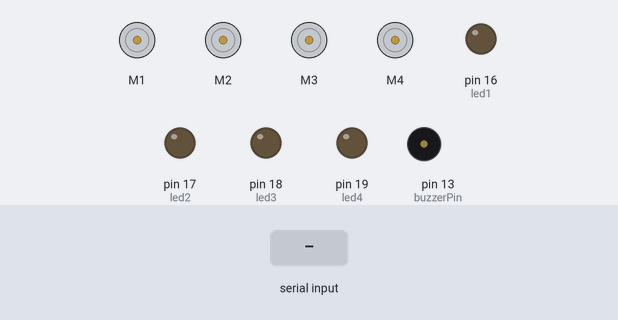
Bench run of a sketch on a simulated Arduino Uno, built with avr-gcc and run on an emulated ATmega328P. Parts: 4 × DC motor (green arrow = forward, orange = backward, longer = faster), output pins drawn as LEDs (lit = HIGH), buzzer (waves = sounding). Inputs (shaded band) come from the test bench. Pins used as bus, display or sensor lines are not drawn.

Above: at 1.2 s.
1.3 s: "V" received over Serial
At 2.3 s:
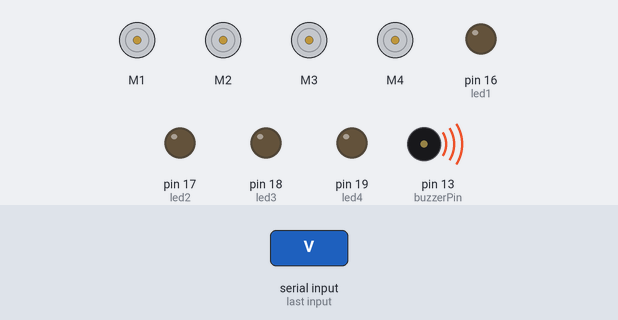
4.3 s: byte 87 ('W') received over Serial
At 4.7 s:
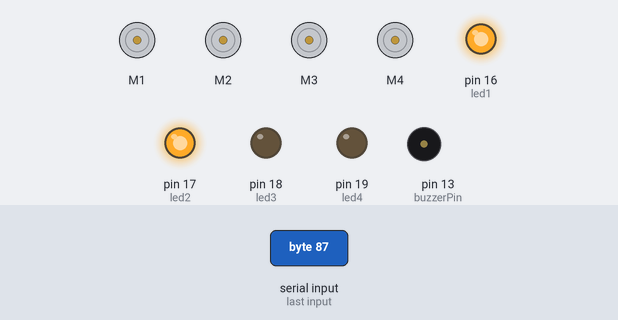
5.8 s: byte 85 ('U') received over Serial
At 7.0 s:
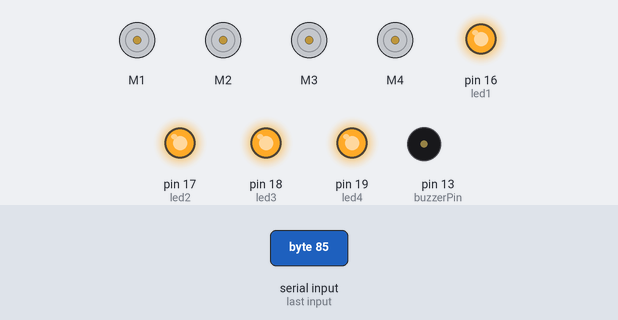
7.3 s: byte 119 ('w') received over Serial
At 8.2 s:
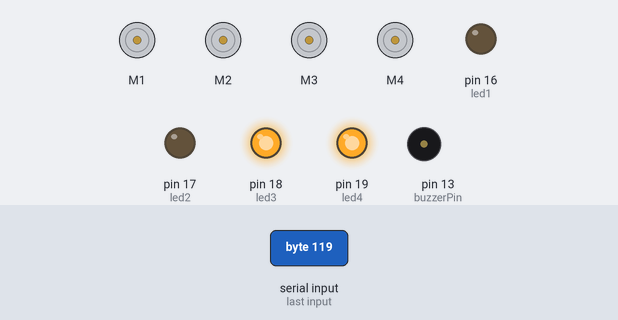
8.8 s: "F" received over Serial
At 9.3 s:
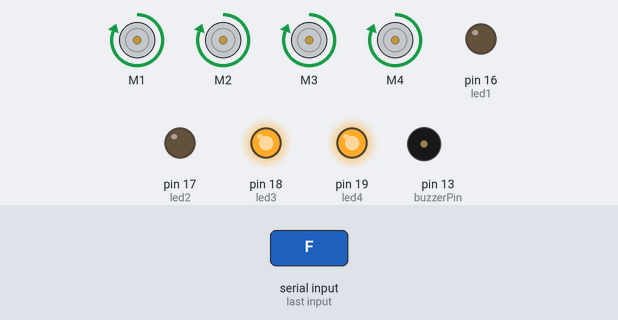
10.3 s: "G" received over Serial
At 11.6 s:
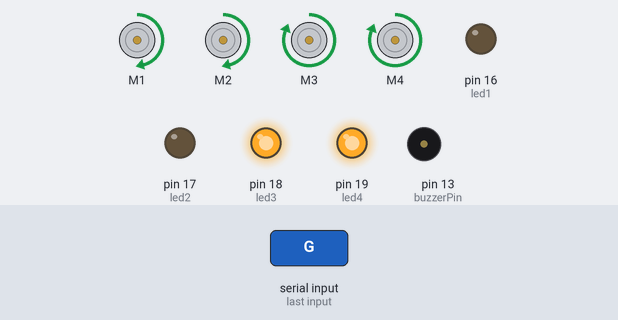
Timing chart, 0 to 12.8 s (numbered marks = the images above; inputs shaded):
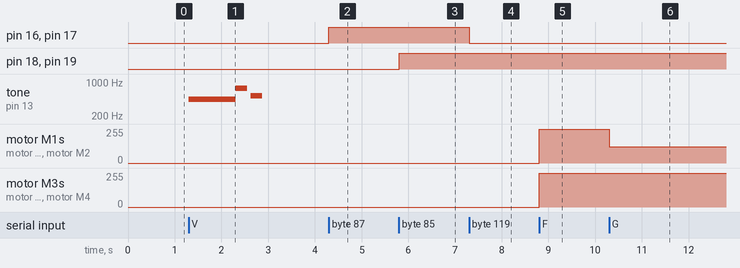

Measured:
- after the input at 1.3 s, tone on pin 13 (buzzerPin): plays 440 Hz for 1.0 s, 740 Hz for 0.25 s, 523 Hz for 0.25 s, starting at once
- after the input at 4.3 s, pin 16 (led1), pin 17 (led2): LOW → HIGH at once
- after the input at 5.8 s, pin 18 (led3), pin 19 (led4): LOW → HIGH at once
- after the input at 7.3 s, pin 16 (led1), pin 17 (led2): HIGH → LOW at once
- after the input at 8.8 s, motor M1–4: stopped → forward 255/255 at once
- after the input at 10.3 s, motor M1, motor M2: forward 255/255 → forward 123/255 at once

The sketch:

main.ino
```cpp
#include <Adafruit_MotorShield.h>

#include <AFMotor.h>

#include <SoftwareSerial.h>

#define buzzerPin 13
#define led1 16
#define led2 17
#define led3 18
#define led4 19

const int c = 261;
const int d = 294;
const int e = 329;
const int f = 349;
const int g = 391;
const int gS = 415;
const int a = 440;
const int aS = 455;
const int b = 466;
const int cH = 523;
const int cSH = 554;
const int dH = 587;
const int dSH = 622;
const int eH = 659;
const int fH = 698;
const int fSH = 740;
const int gH = 784;
const int gSH = 830;
const int aH = 880;

//initial motors pin
AF_DCMotor motor1(1, MOTOR12_1KHZ);
AF_DCMotor motor2(2, MOTOR12_1KHZ);
AF_DCMotor motor3(3, MOTOR34_1KHZ);
AF_DCMotor motor4(4, MOTOR34_1KHZ);

char command;

boolean horn = false;

void setup()
{
pinMode(led1,OUTPUT);
pinMode(led2,OUTPUT);
pinMode(led3,OUTPUT);
pinMode(led4,OUTPUT);
pinMode(buzzerPin,OUTPUT);

  Serial.begin(9600);  //Set the baud rate to the  Bluetooth module.

}

void loop(){
  if(Serial.available() > 0){
    command = Serial.read();
    Stop(); //initialize with motors stoped

if (horn) {digitalWrite(buzzerPin, HIGH);}
if (!horn) {digitalWrite(buzzerPin, LOW);}

    switch(command){
    case 'F':
      forward();
      break;
    case 'G':
      forward_left();
      break;
    case 'I':
      forward_right();
      break;
    case 'B':
       back();
      break;
    case 'H':
      back_left();
      break;
    case 'J':
      back_right();
      break;
    case 'L':
      left();
      break;
    case 'R':
      right();
      break;
    case 'V':horn = true;
      firstSection();
      break;
    case 'v':horn = false;
      noMusic();
      break;
    case 'W':
      front_lights_on();
      break;
    case 'w':
      front_lights_off();
      break;
    case 'U':
      back_lights_on();
      break;
    case 'u':
      back_lights_off();
      break;
    }
  }
}

void forward()
{
  motor1.setSpeed(255); //Define maximum velocity
  motor1.run(FORWARD); //rotate the motor clockwise
  motor2.setSpeed(255); //Define maximum velocity
  motor2.run(FORWARD); //rotate the motor clockwise
  motor3.setSpeed(255);//Define maximum velocity
  motor3.run(FORWARD); //rotate the motor clockwise
  motor4.setSpeed(255);//Define maximum velocity
  motor4.run(FORWARD); //rotate the motor clockwise
}

void forward_left()
{
  motor1.setSpeed(123);
  motor1.run(FORWARD);
  motor2.setSpeed(123);
  motor2.run(FORWARD);
  motor3.setSpeed(255);
  motor3.run(FORWARD);
  motor4.setSpeed(255);
  motor4.run(FORWARD);
}

void forward_right()
{
  motor1.setSpeed(255);
  motor1.run(FORWARD);
  motor2.setSpeed(255);
  motor2.run(FORWARD);
  motor3.setSpeed(123);
  motor3.run(FORWARD);
  motor4.setSpeed(123);
  motor4.run(FORWARD);
}

void back()
{
  motor1.setSpeed(255); //Define maximum velocity
  motor1.run(BACKWARD); //rotate the motor anti-clockwise
  motor2.setSpeed(255); //Define maximum velocity
  motor2.run(BACKWARD); //rotate the motor anti-clockwise
  motor3.setSpeed(255); //Define maximum velocity
  motor3.run(BACKWARD); //rotate the motor anti-clockwise
  motor4.setSpeed(255); //Define maximum velocity
  motor4.run(BACKWARD); //rotate the motor anti-clockwise
}

void back_left()
{
  motor1.setSpeed(123); //Define velocity
  motor1.run(BACKWARD); //rotate the motor anti-clockwise
  motor2.setSpeed(123); //Define velocity
  motor2.run(BACKWARD); //rotate the motor anti-clockwise
  motor3.setSpeed(255); //Define maximum velocity
  motor3.run(BACKWARD); //rotate the motor anti-clockwise
  motor4.setSpeed(255); //Define maximum velocity
  motor4.run(BACKWARD); //rotate the motor anti-clockwise
}

void back_right()
{
  motor1.setSpeed(255); //Define maximum velocity
  motor1.run(BACKWARD); //rotate the motor anti-clockwise
  motor2.setSpeed(255); //Define maximum velocity
  motor2.run(BACKWARD); //rotate the motor anti-clockwise
  motor3.setSpeed(123); //Define set velocity
  motor3.run(BACKWARD); //rotate the motor anti-clockwise
  motor4.setSpeed(123); //Define set velocity
  motor4.run(BACKWARD); //rotate the motor anti-clockwise
}

void left()
{
  motor1.setSpeed(255); //Define maximum velocity
  motor1.run(BACKWARD); //rotate the motor anti-clockwise
  motor2.setSpeed(255); //Define maximum velocity
  motor2.run(BACKWARD); //rotate the motor anti-clockwise
  motor3.setSpeed(255); //Define maximum velocity
  motor3.run(FORWARD);  //rotate the motor clockwise
  motor4.setSpeed(255); //Define maximum velocity
  motor4.run(FORWARD);  //rotate the motor clockwise
}

void right()
{
  motor1.setSpeed(255); //Define maximum velocity
  motor1.run(FORWARD); //rotate the motor clockwise
  motor2.setSpeed(255); //Define maximum velocity
  motor2.run(FORWARD); //rotate the motor clockwise
  motor3.setSpeed(255); //Define maximum velocity
  motor3.run(BACKWARD); //rotate the motor anti-clockwise
  motor4.setSpeed(255); //Define maximum velocity
  motor4.run(BACKWARD); //rotate the motor anti-clockwise
}

void Stop()
{
  motor1.setSpeed(0); //Define minimum velocity
  motor1.run(RELEASE); //stop the motor when release the button
  motor2.setSpeed(0); //Define minimum velocity
  motor2.run(RELEASE); //rotate the motor clockwise
  motor3.setSpeed(0); //Define minimum velocity
  motor3.run(RELEASE); //stop the motor when release the button
  motor4.setSpeed(0); //Define minimum velocity
  motor4.run(RELEASE); //stop the motor when release the button
}

void firstSection()
{

 beep(a, 500);
 beep(a, 500);
 beep(a, 500);
 beep(f, 350);
 beep(cH, 150);
 beep(a, 500);
 beep(f, 350);
 beep(cH, 150);
 beep(a, 650);

 delay(500);

 beep(eH, 500);
 beep(eH, 500);
 beep(eH, 500);
 beep(fH, 350);
 beep(cH, 150);
 beep(gS, 500);
 beep(f, 350);
 beep(cH, 150);
 beep(a, 650);

 delay(500);

 beep(aH, 500);
 beep(a, 300);
 beep(a, 150);
 beep(aH, 500);
 beep(gSH, 325);
 beep(gH, 175);
 beep(fSH, 125);
 beep(fH, 125);
 beep(fSH, 250);

 delay(325);

 beep(aS, 250);
 beep(dSH, 500);
 beep(dH, 325);
 beep(cSH, 175);
 beep(cH, 125);
 beep(b, 125);
 beep(cH, 250);

 delay(350);
}

void beep(int note, int duration)
{
 //Play tone on buzzerPin
 tone(buzzerPin, note, duration);

}

void noMusic()
{
  noTone(buzzerPin);
}

void front_lights_on()
{
  digitalWrite(led1,HIGH);
  digitalWrite(led2,HIGH);
}

void front_lights_off()
{
  digitalWrite(led1,LOW);
  digitalWrite(led2,LOW);
}

void back_lights_on()
{
  digitalWrite(led3,HIGH);
  digitalWrite(led4,HIGH);
}

void back_lights_off()
{
digitalWrite(led3,LOW);
digitalWrite(led4,LOW);
}
```
